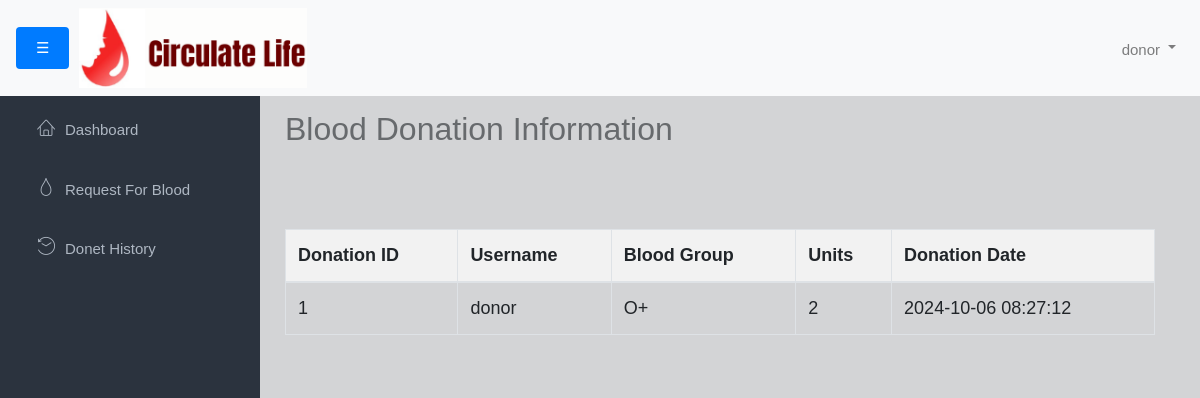
/Donor/donor_donetion.php (signed in), run on an earlier commit of the app's database.
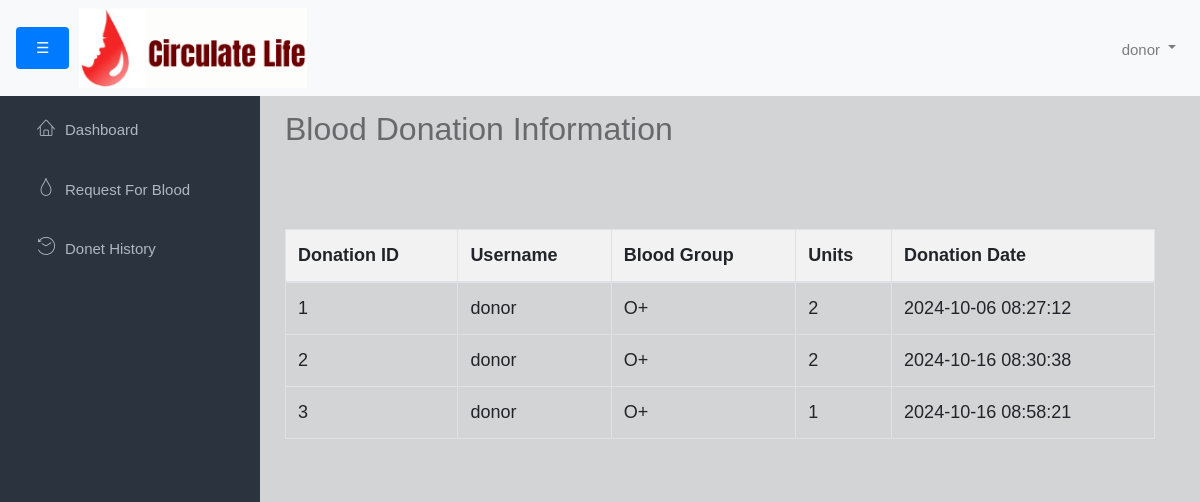
And on a later commit of the database.
### tables this page shows
CREATE TABLE `blood_donation` (
  `id` int(11) NOT NULL,
  `username` varchar(50) NOT NULL,
  `blood_group` enum('A+','A-','B+','B-','O+','O-','AB+','AB-') NOT NULL,
  `unit` int(11) NOT NULL,
  `donation_date` timestamp NOT NULL DEFAULT current_timestamp()
);

### Donor/donor_donetion.php (the view, shortened to what this page needs)
<?php include('donor_header.php'); include('../connection.php') ?>
<div class="main">
    <div class="container-fluid">
        <h2 style="text-align: none;">Blood Donation Information</h2>
      <br>
      <table class="table table-bordered">
        <thead>
          <tr>
            <th>Donation ID</th>
            <th>Username</th>
            <th>Blood Group</th>
            <th>Units</th>
            <th>Donation Date</th>
          </tr>
        </thead>
        <tbody>
          <?php
          $username = $_SESSION['username'];
          $donations = $conn->query("SELECT * FROM blood_donation WHERE username='$username'");
          while ($row = $donations->fetch_array()) {
            ?>
            <tr>
              <td><?php echo $row['id']; ?></td>
              <td><?php echo $row['username']; ?></td>
              <td><?php echo $row['blood_group']; ?></td>
              <td><?php echo $row['unit']; ?></td>
              <td><?php echo $row['donation_date']; ?></td>
            </tr>
          <?php } ?>
        </tbody>
      </table>
    </div>
</div>
</body>
</html>

What changed in the data, as far as the page shows it:
added blood_donation: id "2", username "donor", blood_group "O+", unit "2", donation_date "2024-10-16 08:30:38"
added blood_donation: id "3", username "donor", blood_group "O+", unit "1", donation_date "2024-10-16 08:58:21"
